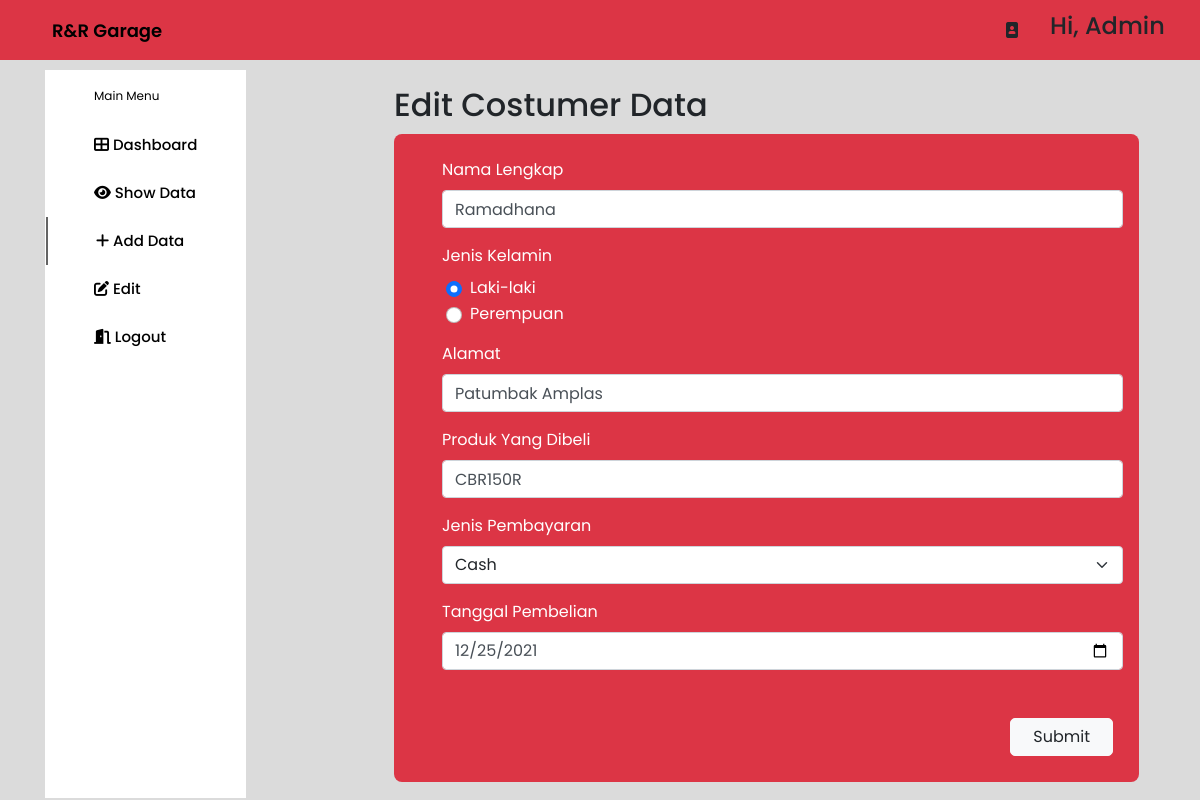
Screenshot of /dashboard/edit.php?id=1 with the database file from the repository.
### tables this page shows
CREATE TABLE `user` (
  `id` int(100) NOT NULL,
  `name` varchar(255) NOT NULL,
  `gender` enum('Laki-laki','Perempuan') NOT NULL,
  `address` varchar(255) NOT NULL,
  `product` varchar(100) NOT NULL,
  `payment` enum('Cash','Kredit') NOT NULL,
  `buydate` date NOT NULL
);

### dashboard/edit.php (the view, shortened to what this page needs)
<?php
include('../database-connection.php');
$id = $_GET['id'];
$sqlData = "select * from user where id='$id'";
$data= mysqli_query($con, $sqlData);
if (mysqli_num_rows($data) == 0) {
    echo '<script>window.history.back()</script>';
} else {
    $r2 = mysqli_fetch_assoc($data);
}
?>
<!DOCTYPE html>
<html lang="en">
<head>
  <link href="https://cdn.jsdelivr.net/npm/bootstrap@5.1.3/dist/css/bootstrap.min.css" rel="stylesheet">
  <link rel="stylesheet" href="https://cdn.jsdelivr.net/npm/bootstrap@4.6.2/dist/css/bootstrap.min.css">
  <link rel="stylesheet" href="../assets/css/dashboard.css" />
  <link rel="stylesheet" href="https://cdnjs.cloudflare.com/ajax/libs/font-awesome/6.2.0/css/all.min.css" />
</head>
<body>
  <header class="header bg-danger">
    <div class="logo">
      <a href="#">R&R Garage</a>
    </div>
    <div class="header-icons">
      <i class="fas fa-portrait"></i>
      <div class="account">
        <h4>Hi, Admin</h4>
      </div>
    </div>
  </header>
  <div class="container">
    <nav>
      <div class="side_navbar">
        <span>Main Menu</span>
        <a href="dashboard.php">
          <i class="fas fa-th-large"></i>
          Dashboard
        </a>
        <a href="show.php">
          <i class="fas fa-eye"></i>
          Show Data
        </a>
        <a href="add.php" class="active">
          <i class="fas fa-add"></i>
          Add Data
        </a>
        <a href="edit.php">
          <i class="fas fa-edit" ></i>
          Edit
        </a>
        <a href="../login-logout/logout.php">
          <i class="fas fa-door-open"></i>
          Logout
        </a>
      </div>
    </nav>
    <div class="main-body ms-auto">
      <h2>Edit Costumer Data</h2>
      <div class="promo_card bg-danger">
        <form action="" method="POST">
            <div class="mb-3">
                <label class="mt-3">Nama Lengkap</label>
                <input type="text" class="form-control" name="name" value="<?php echo $r2['name'];?>" required>
            </div>
            <div class="mb-3">
                <label>Jenis Kelamin</label>
                <div class="form-check ml-2">
                    <input class="form-check-input" type="radio" name="gender" id="Laki-laki" value="Laki-laki" <?php echo ($r2['gender'] == "Laki-laki")? 'checked' : ''; ?> required>
                    <label class="form-check-label" for="Laki-laki">
                        Laki-laki
                    </label>
                </div>
                <div class="form-check ml-2">
                    <input class="form-check-input" type="radio" name="gender" id="Perempuan" value="Perempuan" <?php echo ($r2['gender'] == "Perempuan")? 'checked' : ''; ?> required>
                    <label class="form-check-label" for="Perempuan">
                        Perempuan
                    </label>
                </div>
            </div>
            <div class="mb-3">
                <label>Alamat</label>
                <input type="text" class="form-control" name="address" value="<?php echo $r2['address'];?>" required>
            </div>
            <div class="mb-3">
                <label>Produk Yang Dibeli</label>
                <input type="text" class="form-control" name="product" value="<?php echo $r2['product'];?>" required>
            </div>
            <div class="mb-3">
                <label>Jenis Pembayaran</label>
                <select class="form-select" aria-label="Default select example" name="payment" required>
                    <option <?php echo ($r2['payment'] == "Cash")? 'selected' : ''; ?>>Cash</option>
                </select>
            </div>
            <div class="mb-3">
                <label>Tanggal Pembelian</label>
                <input type="date" class="form-control" name="buydate" value="<?php echo $r2['buydate'];?>"required>
            </div>
            <button class="btn btn-light mt-5 ms-auto" type="submit" name="simpan">
                <span>Submit</span>
            </button>
        </form>
      </div>
    </div>
  </div>
</body>
</html>

### assets/css/dashboard.css (style rules this page uses)
* { margin: 0; padding: 0; border: none; outline: none; text-decoration: none; box-sizing: border-box; font-family: "Poppins", sans-serif; }
body { background: rgb(219, 219, 219); }
.header { display: flex; align-items: center; justify-content: space-between; height: 60px; padding: 20px; background: #DC143C; }
.logo { display: flex; align-items: center; }
.logo a { color: #000; font-size: 18px; font-weight: 600; margin: 2rem 8rem 2rem 2rem; }
.header-icons { display: flex; align-items: center; }
.header-icons i { margin-right: 2rem; cursor: pointer; }
.header-icons .account { width: 130px; display: flex; align-items: center; justify-content: space-between; }
.container { margin-top: 10px; display: flex; justify-content: space-between; }
nav { background: rgb(255, 255, 255); }
.side_navbar { padding: 1px; display: flex; flex-direction: column; }
.side_navbar span { color: black; margin: 1rem 3rem; font-size: 12px; }
.side_navbar a { width: 100%; padding: 0.8rem 3rem; font-weight: 500; font-size: 15px; color: black; }
.side_navbar .active { border-left: 2px solid rgb(100, 100, 100); }
.main-body { width: 70%; padding: 1rem; }
.promo_card { width: 100%; color: #fff; margin-top: 10px; border-radius: 8px; padding: 0.5rem 1rem 1rem 3rem; background: rgb(37, 37, 37); }
.promo_card h1, .promo_card span, button { margin: 10px; }
.promo_card button { display: block; padding: 6px 12px; border-radius: 5px; cursor: pointer; }

### rows the page displays
user: name "Ramadhana", gender "☑ Laki-laki", gender "☐ Perempuan", address "Patumbak Amplas", product "CBR150R", payment "Cash", buydate "12/25/2021"
